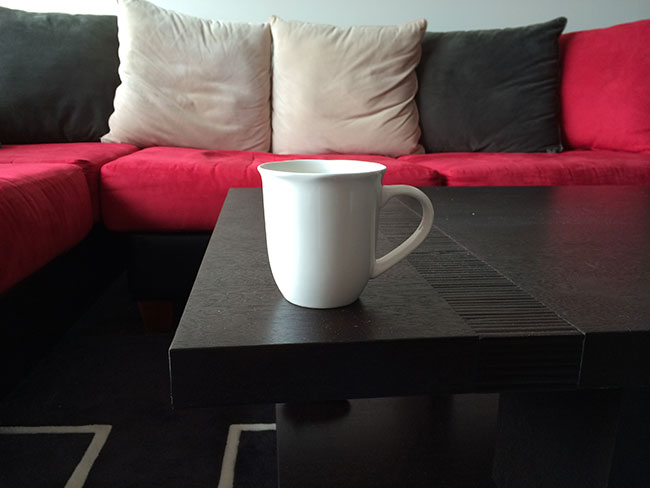
#> input picture images/template_matching/source_01.jpg, 650 x 488 px
$ jupyter execute 1_intro_and_template_matching.ipynb
#> lines starting #> are read from the running program, lines starting #| are printed output that depends on the picture; after the words box and inside, x2 and y2 are one past the last pixel; in counts of white or black regions, pixels touching at a corner belong together
### module1/cv_imshow.py
#!/usr/bin/env python
# coding: utf-8

# In[5]:


get_ipython().run_line_magic('matplotlib', 'inline')
from matplotlib import pyplot as plt
import cv2
import numpy as np


# In[8]:

def show_image():
    plt.show()

def display_image(title, img, render_image=True):
    if img.ndim == 3:
        img = img[:,:,::-1]
    plt.title(title)
    plt.imshow(img, cmap="gray")
    if render_image:
        show_image()

def create_subplot(fig, rows, columns, i, title, img):
    fig.add_subplot(rows, columns, i)
    display_image(title,img, render_image=False)

### module2/1_object_detector_definition/1_intro_and_template_matching.ipynb
# INTRO
- Just because we can report an image as containing a stop sign does not mean we can report exactly where in the image the stop sign is.
- Simple image classification algorithms can only give us a global labeling and categorization of an image. They cannot provide local labelings of the image and tell us where the stop sign is, where the railroad is, etc

## Objectives
- Learn difference between global image classification and local object detection

## Object Detectors
- An object can be a chair, person or a car.
- Objects in the real-world can exhibit substantial variations in viewpoint, scale, deformation, occlusion, illumination, background clutter, and intra-class variation.
- Good object detector should be robust to changes in these properties and still be able to detect the presence of the object, even under less-than-ideal circumstance
- In real-world, it is used in
    - Detecting the presence of faces in images.
    - Security systems
    - Automated vehicle parking garages, where computer vision techniques can be used to detect if a parking spot is open or not.
    - Visual Search: To identify each piece of clothing in the image.

# TEMPLATE MATCHING
- Extremely and practically effortless but has a major drawback of only working under very specific conditions.
- To apply template matching, we need to gather two images:
    - Source image
    - Template image: Object patch we are searching for in source image.
- To find template in the source image, we slide the template from left-to-right and top-to-bottom across the source.
- At each $(x,y)$ location, a metric is calculated to represent how good or bad the match is. For this, we use correlation coefficient to determine how similar the pixel intensities of the two patches
$$
R(x,y) = \sum_{x',y'}(T'(x',y').I'(x+x',y+y'))
$$
where
$$
T'(x',y') = T(x',y') - 1/(w.h).\sum_{x'',y''}T(x'',y'')
$$
$$
I'(x+x',y+y') = I(x+x',y+y') - 1/(w.h).\sum_{x'',y''}I'(x+x'',y+y'')
$$
- For each location T over I, the computed result metric is stored in our result matrix R. Each (x, y)-coordinate in the source image (that also has a valid width and height for the template image) contains an entry in the result matrix R
- Ensure that the template you are detecting is nearly identical to the object you want to detect in the source.
- the bounding box we detect is only going to be as large as the template . Unless we extend our code to apply multi-scale template matching, we will never be able to place a full bounding box surrounding the larger coffee mug.
- In order to build more powerful object detectors, we’ll need to leverage more advanced computer vision and machine learning techniques, including image pyramids, sliding windows, and non-maxima suppression.

[cell 1]
import sys
sys.path.append("../../")

[cell 2]
import cv2
from cv_imshow import display_image, create_subplot
from matplotlib import pyplot as plt

[cell 3]
args = {
    "source1":"../../images/template_matching/source_01.jpg",
    "source2":"../../images/template_matching/source_02.jpg",
    "source3":"../../images/template_matching/source_03.jpg",
    "template":"../../images/template_matching/template.jpg"
}

[cell 4]
def match_template(source, template):
    fig = plt.figure(figsize=(10,10))
    source = cv2.imread(source)
#> source is the input picture: shape (488, 650, 3); mean B, G, R 64.3, 63.3, 82.3
    template = cv2.imread(template)
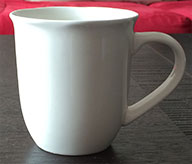
#> input picture images/template_matching/template.jpg, 192 x 164 px
#> template is the input picture: shape (164, 192, 3); mean B, G, R 118.6, 119.9, 133.8
    (tempH, tempW) = template.shape[:2]
#> tempH = 164; tempW = 192

    #find template in source
    result = cv2.matchTemplate(source, template, cv2.TM_CCOEFF)
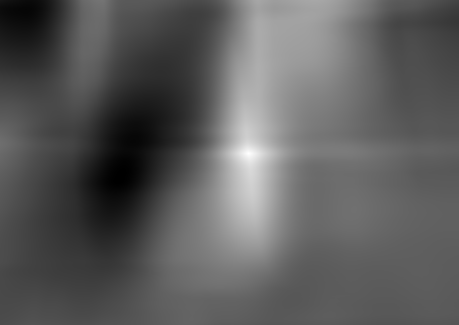
#> result: shape (325, 459) float32; min -230463424, max 476111008, mean 26815632; drawn with min black and max white
    (minVal, maxVal, minLoc, (x,y))  = cv2.minMaxLoc(result)
#> minVal = -230463424; maxVal = 476111008; minLoc = (118, 180); x = 248; y = 153

    #draw bounding rect
    cv2.rectangle(source,(x,y), (x+tempW,y+tempH), (0,255,0), 2)
#> source: shape (488, 650, 3); 0.67% of pixels changed, all inside (x1, y1, x2, y2) = (247, 152, 442, 319)

    #display image
    create_subplot(fig, 1, 2, 1, "Source", source)
#> in display_image, `img = img[:,:,::-1]`:
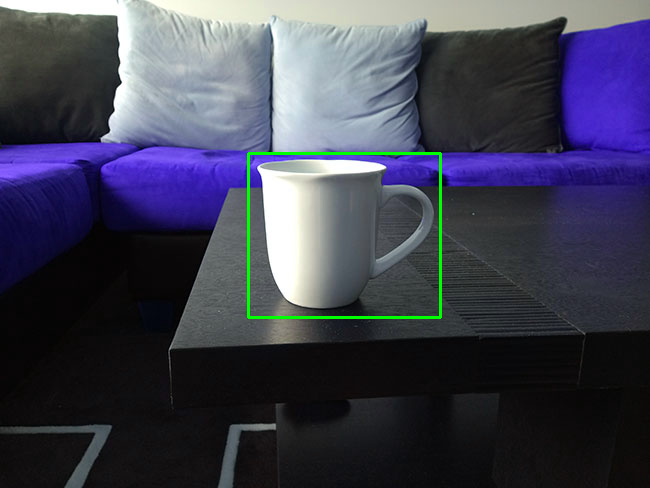
#> img: shape (488, 650, 3); mean of channels 0, 1, 2 81.6, 64.5, 63.8; drawn as B, G, R
    create_subplot(fig, 1, 2, 2, "Template", template)

[cell 5]
match_template(args["source1"], args["template"])

[cell 6]
match_template(args["source2"], args["template"])
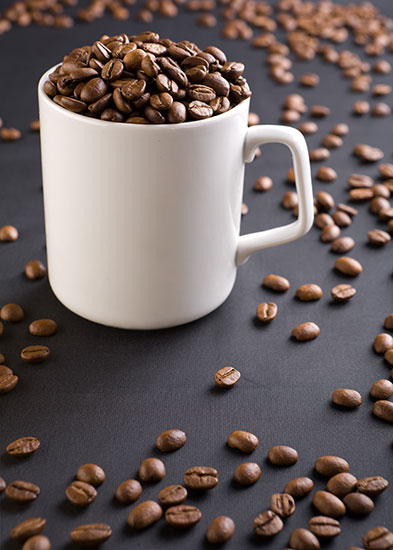
#> input picture images/template_matching/source_02.jpg, 393 x 550 px
#> in match_template, source is the input picture: shape (550, 393, 3); mean B, G, R 94.4, 96.1, 108.3
#> in match_template (call 2), `result = cv2.matchTemplate(source, template, cv2.TM_CCOEFF)`:
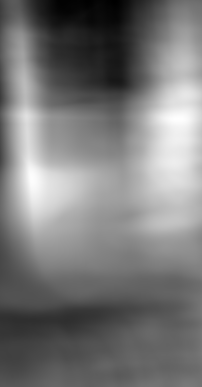
#> result: shape (387, 202) float32; min -132343784, max 198071168, mean 25370952; drawn with min black and max white
#> in match_template (call 2), `(minVal, maxVal, minLoc, (x,y))  = cv2.minMaxLoc(result)`: minVal = -132343784; maxVal = 198071168; minLoc = (114, 0); x = 178; y = 118
#> in match_template (call 2), `cv2.rectangle(source,(x,y), (x+tempW,y+tempH), (0,255,0), 2)`:
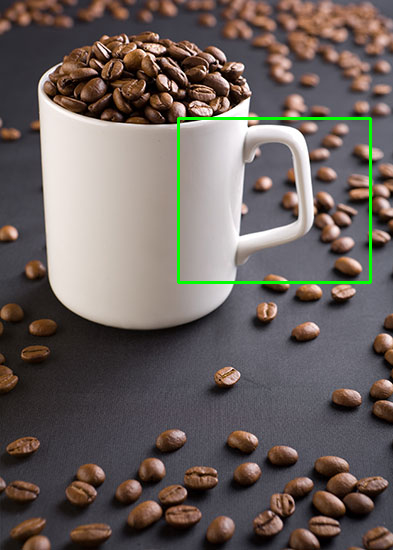
#> source: shape (550, 393, 3); 0.99% of pixels changed, all inside (x1, y1, x2, y2) = (177, 117, 372, 284)

[cell 7]
match_template(args["source3"], args["template"])
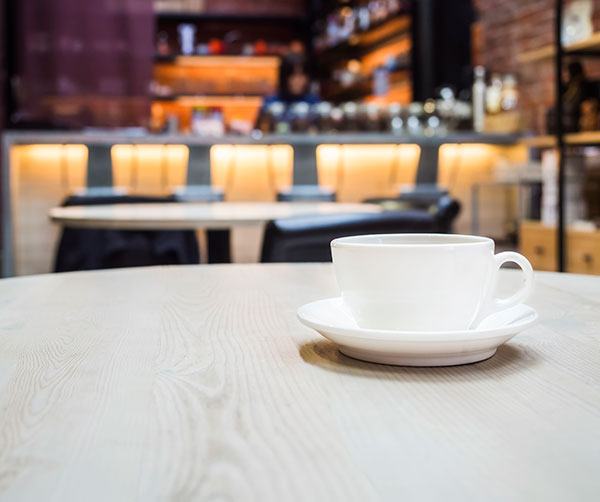
#> input picture images/template_matching/source_03.jpg, 600 x 502 px
#> in match_template, source is the input picture: shape (502, 600, 3); mean B, G, R 146, 153.4, 166.8
#> in match_template (call 3), `result = cv2.matchTemplate(source, template, cv2.TM_CCOEFF)`:
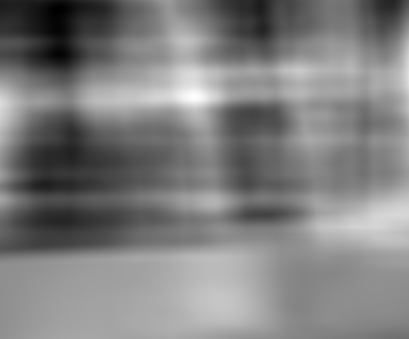
#> result: shape (339, 409) float32; min -184058128, max 116813264, mean -33398928; drawn with min black and max white
#> in match_template (call 3), `(minVal, maxVal, minLoc, (x,y))  = cv2.minMaxLoc(result)`: minVal = -184058128; maxVal = 116813264; minLoc = (57, 9); x = 194; y = 96
#> in match_template (call 3), `cv2.rectangle(source,(x,y), (x+tempW,y+tempH), (0,255,0), 2)`:
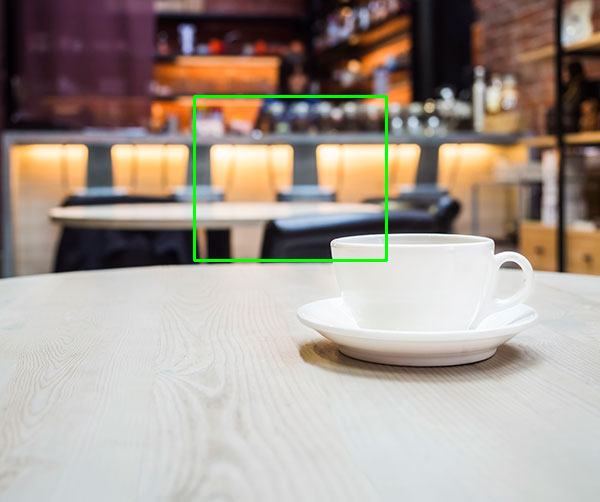
#> source: shape (502, 600, 3); 0.71% of pixels changed, all inside (x1, y1, x2, y2) = (193, 95, 388, 262)
#> in display_image (call 5), `img = img[:,:,::-1]`:
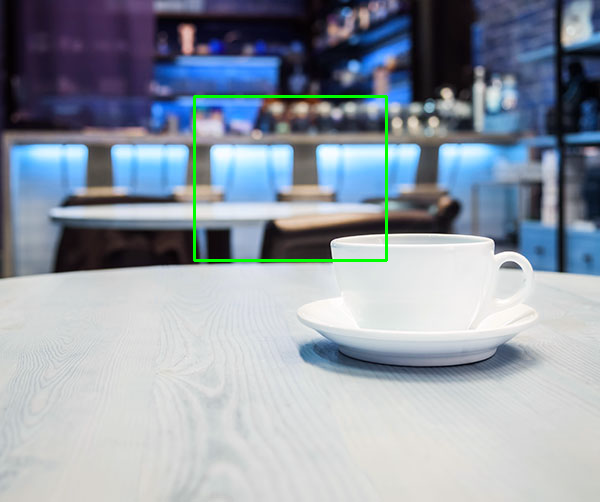
#> img: shape (502, 600, 3); mean B, G, R 166, 154.5, 145.3
#> figure, not shown here; B, G, R data is drawn as R, G, B
